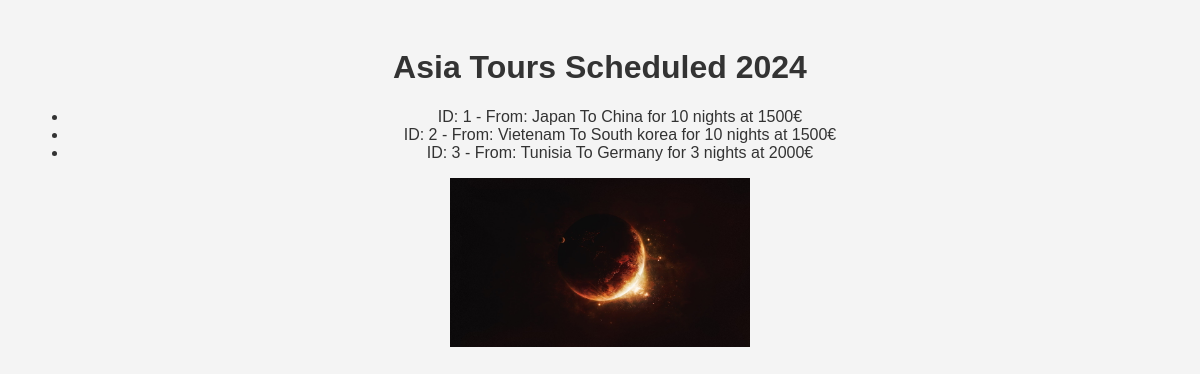
/asiatours/, run on the app's committed database.
### asiatoursagency/models.py (models this page shows)
class Tour(models.Model) :
    origin_country= models.CharField(max_length=64)
    destination_country= models.CharField(max_length=64)
    number_of_nights= models.IntegerField()
    price= models.IntegerField()
    def __str__(self):
        return f"ID: {self.id} - From: {self.origin_country} To {self.destination_country} for {self.number_of_nights} nights at {self.price}€"

### asiatoursagency/views.py (the view)
# urls.py: path("", views.index, name="index"),
def index(request):
    tours= Tour.objects.all()
    context= {
        'tours': tours
    }
    return render(request, 'tours/index.html', context)

### asiatoursagency/templates/tours/index.html (shortened to what this page needs)
{% load static %}
<!DOCTYPE html>
<html lang="en">
<head>
    <link rel="stylesheet" href="{% static 'styles/styles.css' %}">
</head>
<body>
    <h1>Asia Tours Scheduled 2024</h1>
    <ul>
        {%for tour in tours%}
            <li>
                {{tour}}
            </li>
        {%endfor%}
    </ul>
    <img src="{% static 'images/img.jpg' %}" alt="Asia Tours">
</body>
</html>

### asiatoursagency/static/styles/styles.css (style rules this page uses)
body { font-family: Arial, Helvetica, sans-serif; background-color: #f4f4f4; color: #333; text-align: center; padding: 20px; }
img { width: 300px; }

### data on the page
Tour: id+origin_country+destination_country "ID: 1 - From: Japan To China for 10 nights at 1500€"
Tour: id+origin_country+destination_country "ID: 2 - From: Vietenam To South korea for 10 nights at 1500€"
Tour: id+origin_country+destination_country "ID: 3 - From: Tunisia To Germany for 3 nights at 2000€"
